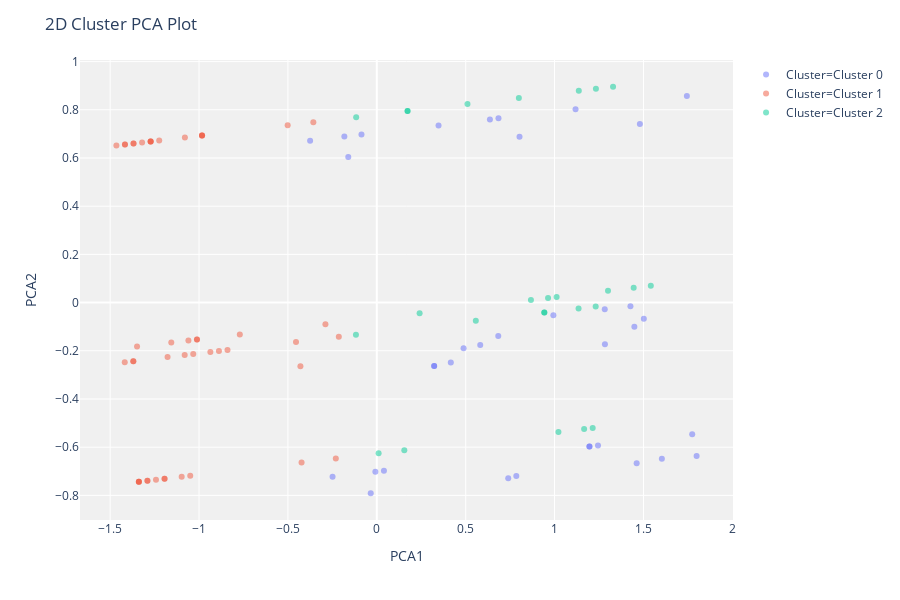

Write notebook code for a chart like this one.
### Markdown cell above
### Plot Model

### Code cell
plot_model(kmeans)

### Figure 1 — Plotly figure (JSON) as saved in the notebook; plotly's stock layout.template omitted (floating-point values rounded to 4 significant figures)
{"data": [{"customdata": [[1], [2], [3], [4], [5], [6], [7], [8], [9], [10], [11], [12], [13], [14], [15], [16], [17], [18], [19], [20], [21], [22], [23], [24], [25], [26], [27], [28], [29], [30], [31], [32], [33], [34], [35], [36]], "hoverlabel": {"namelength": 0}, "hovertemplate": "Cluster=Cluster 0<br>PCA1=%{x}<br>PCA2=%{y}<br>Feature=%{customdata[0]}", "legendgroup": "Cluster=Cluster 0", "marker": {"color": "#636efa", "opacity": 0.5, "symbol": "circle"}, "mode": "markers", "name": "Cluster=Cluster 0", "showlegend": true, "textposition": "top center", "type": "scatter", "x": [1.244, 0.3226, 0.6845, 1.282, -0.2489, -0.008077, -0.3753, 1.449, 1.744, 0.8029, 0.3473, 0.3226, 1.118, 1.48, -0.1606, 1.283, 0.4882, 0.6363, 0.9933, 0.6833, 1.196, -0.1826, 0.7393, 1.502, -0.0342, 0.5818, 1.196, -0.08629, 1.774, 1.462, 1.427, 0.04009, 0.4163, 0.7847, 1.799, 1.604], "xaxis": "x", "y": [-0.5928, -0.2628, 0.7644, -0.02787, -0.7231, -0.7021, 0.6719, -0.1001, 0.8568, 0.6879, 0.7349, -0.2628, 0.8022, 0.7413, 0.6038, -0.1733, -0.1896, 0.7602, -0.05309, -0.1389, -0.597, 0.6887, -0.7293, -0.06743, -0.7912, -0.1758, -0.597, 0.6971, -0.5465, -0.6662, -0.01526, -0.6979, -0.249, -0.7197, -0.6368, -0.6482], "yaxis": "y"}, {"customdata": [[37], [38], [39], [40], [41], [42], [43], [44], [45], [46], [47], [48], [49], [50], [51], [52], [53], [54], [55], [56], [57], [58], [59], [60], [61], [62], [63], [64], [65], [66], [67], [68], [69], [70], [71], [72], [73], [74], [75], [76], [77], [78], [79], [80], [81], [82], [83]], "hoverlabel": {"namelength": 0}, "hovertemplate": "Cluster=Cluster 1<br>PCA1=%{x}<br>PCA2=%{y}<br>Feature=%{customdata[0]}", "legendgroup": "Cluster=Cluster 1", "marker": {"color": "#EF553B", "opacity": 0.5, "symbol": "circle"}, "mode": "markers", "name": "Cluster=Cluster 1", "showlegend": true, "textposition": "top center", "type": "scatter", "x": [-1.32, -1.012, -1.369, -1.194, -1.081, -1.177, -0.5016, -1.37, -0.9363, -1.012, -0.9833, -1.08, -1.06, -1.033, -1.349, -0.2891, -0.9833, -0.2307, -1.272, -1.272, -1.242, -0.4298, -1.37, -0.8881, -1.465, -1.29, -1.339, -0.9833, -1.098, -1.417, -0.7708, -0.4546, -1.05, -1.339, -1.369, -0.4234, -1.418, -1.272, -1.194, -0.357, -1.224, -1.156, -1.339, -1.417, -0.84, -0.2137, -1.29], "xaxis": "x", "y": [0.6643, -0.1531, 0.6601, -0.7306, -0.2179, -0.2263, 0.7358, -0.2431, -0.2053, -0.1531, 0.6938, 0.6854, -0.1573, -0.2137, -0.1825, -0.09006, 0.6938, -0.6466, 0.6685, 0.6685, -0.7349, -0.2641, -0.2431, -0.2011, 0.6517, -0.7391, -0.7433, 0.6938, -0.7222, 0.6559, -0.1321, -0.1633, -0.718, -0.7433, 0.6601, -0.6634, -0.2473, 0.6685, -0.7306, 0.7484, 0.6727, -0.1657, -0.7433, 0.6559, -0.1969, -0.1422, -0.7391], "yaxis": "y"}, {"customdata": [[84], [85], [86], [87], [88], [89], [90], [91], [92], [93], [94], [95], [96], [97], [98], [99], [100], [101], [102], [103], [104], [105], [106], [107], [108], [109]], "hoverlabel": {"namelength": 0}, "hovertemplate": "Cluster=Cluster 2<br>PCA1=%{x}<br>PCA2=%{y}<br>Feature=%{customdata[0]}", "legendgroup": "Cluster=Cluster 2", "marker": {"color": "#00cc96", "opacity": 0.5, "symbol": "circle"}, "mode": "markers", "name": "Cluster=Cluster 2", "showlegend": true, "textposition": "top center", "type": "scatter", "x": [0.867, 0.557, 0.9634, 1.301, 1.135, 0.0102, 0.9424, -0.1162, 1.541, 0.1728, 0.2408, 0.7991, 1.012, 1.166, 1.329, 1.233, 1.022, 1.231, 0.1547, 1.136, 0.9424, -0.1174, 0.5101, 1.445, 0.1728, 1.214], "xaxis": "x", "y": [0.01083, -0.07497, 0.01924, 0.04867, -0.02452, -0.6255, -0.04134, 0.7694, 0.06969, 0.7947, -0.04382, 0.8493, 0.02345, -0.5247, 0.8956, 0.8871, -0.5373, -0.01611, -0.6129, 0.8787, -0.04134, -0.1338, 0.8241, 0.06128, 0.7947, -0.5204], "yaxis": "y"}], "layout": {"height": 600, "legend": {"tracegroupgap": 0}, "margin": {"t": 60}, "plot_bgcolor": "rgb(240,240,240)", "title": {"text": "2D Cluster PCA Plot"}, "xaxis": {"anchor": "y", "domain": [0, 1], "title": {"text": "PCA1"}}, "yaxis": {"anchor": "x", "domain": [0, 1], "title": {"text": "PCA2"}}}}
